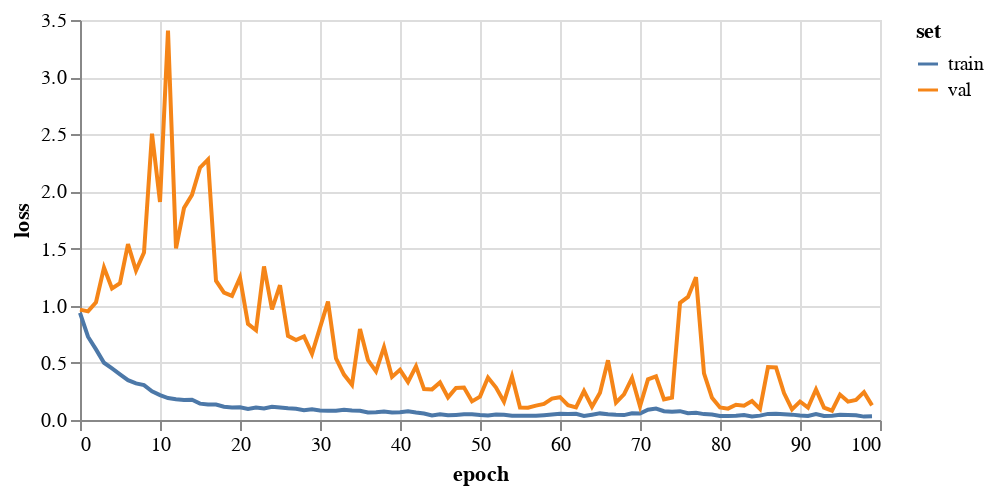

The cell this chart's notebook holds for it:
### Markdown cell above
## 3. Train a GCN

### Code cell
gcn = FeaStNet()
history = gcn.trainModel(trainData, valData, 
                         epochs=100,
                         saveDir='results/gcn01/')

plotHistory(history)

### Figure 1 — Vega-Lite specification as saved in the notebook (floating-point values rounded to 4 significant figures)
{"config": {"view": {"continuousWidth": 400, "continuousHeight": 300}}, "data": {"name": "data-71642853b74c3e4c5a2f629514ae2e5b"}, "mark": "line", "encoding": {"color": {"type": "nominal", "field": "set"}, "tooltip": [{"type": "quantitative", "field": "epoch"}, {"type": "quantitative", "field": "value"}], "x": {"type": "quantitative", "field": "epoch"}, "y": {"type": "quantitative", "axis": {"title": "loss"}, "field": "value"}}, "height": 200, "transform": [{"fold": ["train", "val"], "as": ["set", "value"]}], "width": 400, "$schema": "https://vega.github.io/schema/vega-lite/v4.8.1.json", "datasets": {"data-71642853b74c3e4c5a2f629514ae2e5b": [{"train": 0.9371, "val": 0.9655, "epoch": 0}, {"train": 0.7288, "val": 0.9506, "epoch": 1}, {"train": 0.618, "val": 1.03, "epoch": 2}, {"train": 0.501, "val": 1.334, "epoch": 3}, {"train": 0.4509, "val": 1.151, "epoch": 4}, {"train": 0.3991, "val": 1.197, "epoch": 5}, {"train": 0.3488, "val": 1.538, "epoch": 6}, {"train": 0.3208, "val": 1.308, "epoch": 7}, {"train": 0.3052, "val": 1.465, "epoch": 8}, {"train": 0.2516, "val": 2.506, "epoch": 9}, {"train": 0.2181, "val": 1.908, "epoch": 10}, {"train": 0.1917, "val": 3.408, "epoch": 11}, {"train": 0.1815, "val": 1.502, "epoch": 12}, {"train": 0.1742, "val": 1.854, "epoch": 13}, {"train": 0.1767, "val": 1.97, "epoch": 14}, {"train": 0.143, "val": 2.208, "epoch": 15}, {"train": 0.1349, "val": 2.278, "epoch": 16}, {"train": 0.1349, "val": 1.218, "epoch": 17}, {"train": 0.1166, "val": 1.115, "epoch": 18}, {"train": 0.1092, "val": 1.086, "epoch": 19}, {"train": 0.1106, "val": 1.246, "epoch": 20}, {"train": 0.09706, "val": 0.8406, "epoch": 21}, {"train": 0.1099, "val": 0.7855, "epoch": 22}, {"train": 0.1005, "val": 1.344, "epoch": 23}, {"train": 0.1156, "val": 0.9683, "epoch": 24}, {"train": 0.1098, "val": 1.179, "epoch": 25}, {"train": 0.1021, "val": 0.7363, "epoch": 26}, {"train": 0.09829, "val": 0.6996, "epoch": 27}, {"train": 0.08611, "val": 0.7313, "epoch": 28}, {"train": 0.09396, "val": 0.579, "epoch": 29}, {"train": 0.08411, "val": 0.8077, "epoch": 30}, {"train": 0.08179, "val": 1.036, "epoch": 31}, {"train": 0.08026, "val": 0.5381, "epoch": 32}, {"train": 0.08912, "val": 0.3973, "epoch": 33}, {"train": 0.08356, "val": 0.3086, "epoch": 34}, {"train": 0.08007, "val": 0.7959, "epoch": 35}, {"train": 0.06538, "val": 0.5231, "epoch": 36}, {"train": 0.06879, "val": 0.4256, "epoch": 37}, {"train": 0.07428, "val": 0.6376, "epoch": 38}, {"train": 0.06516, "val": 0.3768, "epoch": 39}, {"train": 0.06782, "val": 0.4394, "epoch": 40}, {"train": 0.07691, "val": 0.3328, "epoch": 41}, {"train": 0.06502, "val": 0.4697, "epoch": 42}, {"train": 0.05659, "val": 0.2704, "epoch": 43}, {"train": 0.04036, "val": 0.2679, "epoch": 44}, {"train": 0.05093, "val": 0.3283, "epoch": 45}, {"train": 0.04096, "val": 0.1977, "epoch": 46}, {"train": 0.04466, "val": 0.2806, "epoch": 47}, {"train": 0.04923, "val": 0.2846, "epoch": 48}, {"train": 0.04971, "val": 0.1631, "epoch": 49}, {"train": 0.04311, "val": 0.2047, "epoch": 50}, {"train": 0.03978, "val": 0.3713, "epoch": 51}, {"train": 0.04725, "val": 0.2837, "epoch": 52}, {"train": 0.04573, "val": 0.16, "epoch": 53}, {"train": 0.03632, "val": 0.3831, "epoch": 54}, {"train": 0.03775, "val": 0.1095, "epoch": 55}, {"train": 0.03647, "val": 0.1076, "epoch": 56}, {"train": 0.03683, "val": 0.1258, "epoch": 57}, {"train": 0.04256, "val": 0.1405, "epoch": 58}, {"train": 0.04897, "val": 0.1875, "epoch": 59}, {"train": 0.0546, "val": 0.1998, "epoch": 60}, {"train": 0.05341, "val": 0.1293, "epoch": 61}, {"train": 0.05402, "val": 0.11, "epoch": 62}, {"train": 0.03599, "val": 0.2534, "epoch": 63}, {"train": 0.04644, "val": 0.1159, "epoch": 64}, {"train": 0.05787, "val": 0.2379, "epoch": 65}, {"train": 0.05095, "val": 0.5221, "epoch": 66}, {"train": 0.04581, "val": 0.1518, "epoch": 67}, {"train": 0.04301, "val": 0.2236, "epoch": 68}, {"train": 0.0593, "val": 0.367, "epoch": 69}, {"train": 0.0563, "val": 0.1192, "epoch": 70}, {"train": 0.09031, "val": 0.3556, "epoch": 71}, {"train": 0.1008, "val": 0.3822, "epoch": 72}, {"train": 0.07729, "val": 0.1809, "epoch": 73}, {"train": 0.07197, "val": 0.1962, "epoch": 74}, {"train": 0.07723, "val": 1.025, "epoch": 75}, {"train": 0.0587, "val": 1.077, "epoch": 76}, {"train": 0.06259, "val": 1.249, "epoch": 77}, {"train": 0.05147, "val": 0.4084, "epoch": 78}, {"train": 0.0472, "val": 0.1943, "epoch": 79}, {"train": 0.03535, "val": 0.1097, "epoch": 80}, {"train": 0.03561, "val": 0.09926, "epoch": 81}, {"train": 0.03691, "val": 0.1338, "epoch": 82}, {"train": 0.04407, "val": 0.1255, "epoch": 83}, {"train": 0.03149, "val": 0.1665, "epoch": 84}, {"train": 0.03824, "val": 0.09659, "epoch": 85}, {"train": 0.05347, "val": 0.4629, "epoch": 86}, {"train": 0.05571, "val": 0.4593, "epoch": 87}, {"train": 0.05105, "val": 0.2362, "epoch": 88}, {"train": 0.04695, "val": 0.09344, "epoch": 89}, {"train": 0.03925, "val": 0.1617, "epoch": 90}, {"train": 0.03446, "val": 0.1084, "epoch": 91}, {"train": 0.05196, "val": 0.2667, "epoch": 92}, {"train": 0.03548, "val": 0.108, "epoch": 93}, {"train": 0.03821, "val": 0.08102, "epoch": 94}, {"train": 0.046, "val": 0.2223, "epoch": 95}, {"train": 0.04406, "val": 0.1608, "epoch": 96}, {"train": 0.04113, "val": 0.1758, "epoch": 97}, {"train": 0.02973, "val": 0.2441, "epoch": 98}, {"train": 0.0327, "val": 0.128, "epoch": 99}]}}
